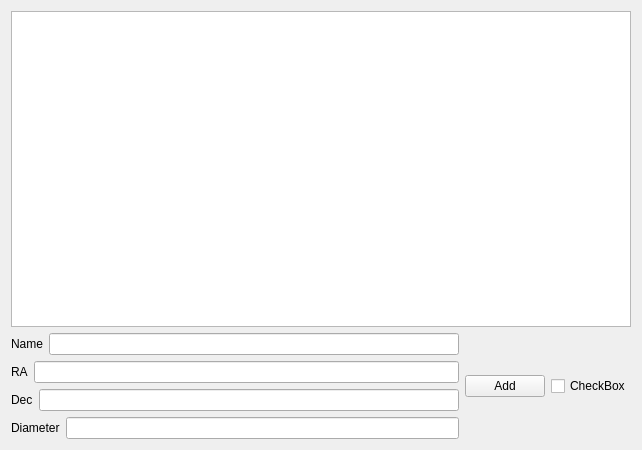
<?xml version="1.0" encoding="UTF-8"?>
<ui version="4.0">
 <class>gui</class>
 <widget class="QWidget" name="gui">
  <property name="geometry">
   <rect>
    <x>0</x>
    <y>0</y>
    <width>642</width>
    <height>450</height>
   </rect>
  </property>
  <property name="windowTitle">
   <string>gui</string>
  </property>
  <layout class="QVBoxLayout" name="verticalLayout_2">
   <item>
    <widget class="QTableView" name="tableView">
     <property name="selectionMode">
      <enum>QAbstractItemView::SingleSelection</enum>
     </property>
     <property name="selectionBehavior">
      <enum>QAbstractItemView::SelectRows</enum>
     </property>
    </widget>
   </item>
   <item>
    <layout class="QHBoxLayout" name="horizontalLayout_6">
     <item>
      <layout class="QHBoxLayout" name="horizontalLayout_5">
       <item>
        <layout class="QVBoxLayout" name="verticalLayout">
         <item>
          <layout class="QHBoxLayout" name="horizontalLayout">
           <item>
            <widget class="QLabel" name="label">
             <property name="text">
              <string>Name</string>
             </property>
            </widget>
           </item>
           <item>
            <widget class="QLineEdit" name="lineName"/>
           </item>
          </layout>
         </item>
         <item>
          <layout class="QHBoxLayout" name="horizontalLayout_2">
           <item>
            <widget class="QLabel" name="label_2">
             <property name="text">
              <string>RA</string>
             </property>
            </widget>
           </item>
           <item>
            <widget class="QLineEdit" name="lineRA"/>
           </item>
          </layout>
         </item>
         <item>
          <layout class="QHBoxLayout" name="horizontalLayout_3">
           <item>
            <widget class="QLabel" name="label_4">
             <property name="text">
              <string>Dec</string>
             </property>
            </widget>
           </item>
           <item>
            <widget class="QLineEdit" name="lineDec"/>
           </item>
          </layout>
         </item>
         <item>
          <layout class="QHBoxLayout" name="horizontalLayout_4">
           <item>
            <widget class="QLabel" name="label_3">
             <property name="text">
              <string>Diameter</string>
             </property>
            </widget>
           </item>
           <item>
            <widget class="QLineEdit" name="lineDiam"/>
           </item>
          </layout>
         </item>
        </layout>
       </item>
       <item>
        <widget class="QPushButton" name="buttonAdd">
         <property name="text">
          <string>Add</string>
         </property>
        </widget>
       </item>
      </layout>
     </item>
     <item>
      <widget class="QCheckBox" name="checkBox">
       <property name="text">
        <string>CheckBox</string>
       </property>
      </widget>
     </item>
    </layout>
   </item>
  </layout>
 </widget>
 <resources/>
 <connections/>
</ui>
